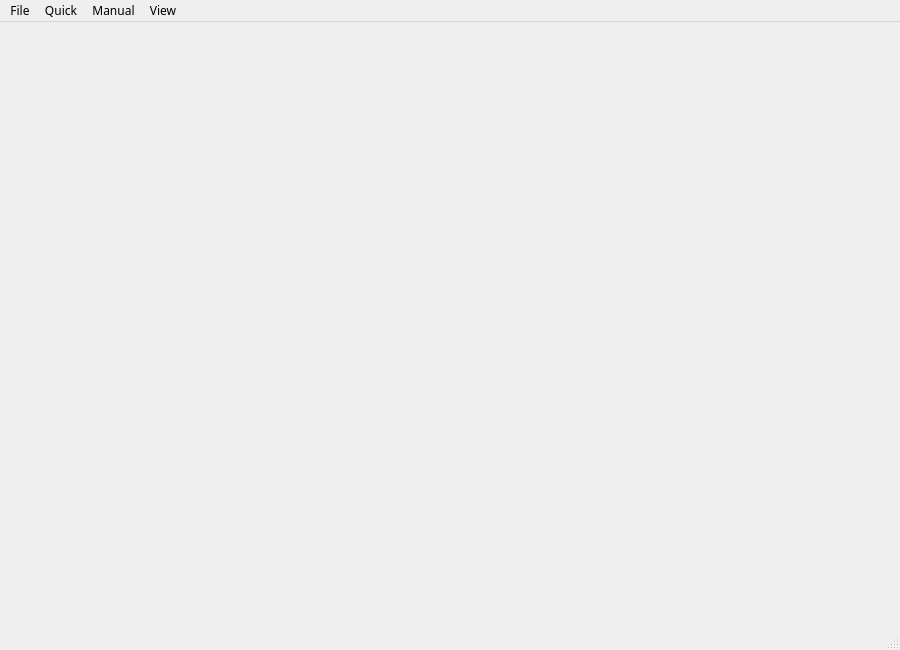
<?xml version="1.0" encoding="UTF-8"?>
<ui version="4.0">
 <class>CloudViewerClass</class>
 <widget class="QMainWindow" name="CloudViewerClass">
  <property name="geometry">
   <rect>
    <x>0</x>
    <y>0</y>
    <width>900</width>
    <height>650</height>
   </rect>
  </property>
  <property name="sizePolicy">
   <sizepolicy hsizetype="Expanding" vsizetype="Expanding">
    <horstretch>85</horstretch>
    <verstretch>0</verstretch>
   </sizepolicy>
  </property>
  <property name="minimumSize">
   <size>
    <width>900</width>
    <height>650</height>
   </size>
  </property>
  <property name="maximumSize">
   <size>
    <width>16777215</width>
    <height>16777215</height>
   </size>
  </property>
  <property name="windowTitle">
   <string>3DRP</string>
  </property>
  <property name="animated">
   <bool>true</bool>
  </property>
  <property name="tabShape">
   <enum>QTabWidget::Rounded</enum>
  </property>
  <property name="dockNestingEnabled">
   <bool>false</bool>
  </property>
  <widget class="QWidget" name="centralWidget">
   <property name="sizePolicy">
    <sizepolicy hsizetype="Preferred" vsizetype="Preferred">
     <horstretch>0</horstretch>
     <verstretch>0</verstretch>
    </sizepolicy>
   </property>
   <layout class="QHBoxLayout" name="horizontalLayout_5">
    <item>
     <widget class="QVTKWidget" name="screen">
      <property name="minimumSize">
       <size>
        <width>600</width>
        <height>400</height>
       </size>
      </property>
     </widget>
    </item>
   </layout>
  </widget>
  <widget class="QMenuBar" name="menuBar">
   <property name="geometry">
    <rect>
     <x>0</x>
     <y>0</y>
     <width>900</width>
     <height>23</height>
    </rect>
   </property>
   <property name="font">
    <font>
     <family>微软雅黑</family>
    </font>
   </property>
   <widget class="QMenu" name="menuView">
    <property name="title">
     <string>View</string>
    </property>
    <addaction name="actionVertex"/>
    <addaction name="actionEdge"/>
    <addaction name="actionFaces_2"/>
    <addaction name="separator"/>
    <addaction name="actionResetView"/>
   </widget>
   <widget class="QMenu" name="menuProcess">
    <property name="title">
     <string>Manual</string>
    </property>
    <widget class="QMenu" name="menuPreprocessing">
     <property name="title">
      <string>Preprocessing</string>
     </property>
     <addaction name="asdAction"/>
    </widget>
    <widget class="QMenu" name="menuReconstruction">
     <property name="title">
      <string>Reconstruction</string>
     </property>
     <addaction name="actionPoisson"/>
     <addaction name="actionScale_Space"/>
     <addaction name="actionAdv_Face_Front"/>
    </widget>
    <widget class="QMenu" name="menuPostprocessing">
     <property name="title">
      <string>Postprocessing</string>
     </property>
     <addaction name="actionBoolean_Union"/>
     <addaction name="actionHole_Filling"/>
    </widget>
    <addaction name="menuPreprocessing"/>
    <addaction name="menuReconstruction"/>
    <addaction name="menuPostprocessing"/>
   </widget>
   <widget class="QMenu" name="menuFile">
    <property name="title">
     <string>File</string>
    </property>
    <addaction name="openAction"/>
    <addaction name="clearAction"/>
    <addaction name="saveAction"/>
    <addaction name="exitAction"/>
   </widget>
   <widget class="QMenu" name="menuQuick">
    <property name="title">
     <string>Quick</string>
    </property>
    <addaction name="actionPoisson_Reconstruction"/>
    <addaction name="actionHybrid_Poisson_Reconstruction"/>
   </widget>
   <addaction name="menuFile"/>
   <addaction name="menuQuick"/>
   <addaction name="menuProcess"/>
   <addaction name="menuView"/>
  </widget>
  <widget class="QStatusBar" name="statusBar"/>
  <action name="openAction">
   <property name="text">
    <string>Open</string>
   </property>
   <property name="statusTip">
    <string>open a exsting file</string>
   </property>
   <property name="shortcut">
    <string>Ctrl+O</string>
   </property>
  </action>
  <action name="saveAction">
   <property name="text">
    <string>Save</string>
   </property>
   <property name="statusTip">
    <string>save the file</string>
   </property>
   <property name="shortcut">
    <string>Ctrl+S</string>
   </property>
  </action>
  <action name="saveasAction">
   <property name="text">
    <string>Save as...</string>
   </property>
  </action>
  <action name="cubeAction">
   <property name="icon">
    <iconset>
     <normaloff>:/Resources/images/cube.png</normaloff>:/Resources/images/cube.png</iconset>
   </property>
   <property name="text">
    <string>Generate cube</string>
   </property>
   <property name="statusTip">
    <string>generate a cube point cloud</string>
   </property>
  </action>
  <action name="helpAction">
   <property name="icon">
    <iconset>
     <normaloff>:/Resources/images/help.png</normaloff>:/Resources/images/help.png</iconset>
   </property>
   <property name="text">
    <string>Help</string>
   </property>
   <property name="statusTip">
    <string>show help information</string>
   </property>
  </action>
  <action name="aboutAction">
   <property name="icon">
    <iconset>
     <normaloff>:/Resources/images/about.png</normaloff>:/Resources/images/about.png</iconset>
   </property>
   <property name="text">
    <string>About</string>
   </property>
   <property name="statusTip">
    <string>show some information of the software</string>
   </property>
  </action>
  <action name="changeAction">
   <property name="icon">
    <iconset>
     <normaloff>:/Resources/images/change.png</normaloff>:/Resources/images/change.png</iconset>
   </property>
   <property name="text">
    <string>Change</string>
   </property>
   <property name="statusTip">
    <string>change the format of the file</string>
   </property>
  </action>
  <action name="exitAction">
   <property name="text">
    <string>Exit</string>
   </property>
   <property name="shortcut">
    <string>Ctrl+Q</string>
   </property>
  </action>
  <action name="pointcolorAction">
   <property name="icon">
    <iconset>
     <normaloff>:/Resources/images/pointcolor.png</normaloff>:/Resources/images/pointcolor.png</iconset>
   </property>
   <property name="text">
    <string>Point cloud color</string>
   </property>
  </action>
  <action name="bgcolorAction">
   <property name="icon">
    <iconset>
     <normaloff>:/Resources/images/bgcolor.png</normaloff>:/Resources/images/bgcolor.png</iconset>
   </property>
   <property name="text">
    <string>Background color</string>
   </property>
  </action>
  <action name="mainviewAction">
   <property name="text">
    <string>Main view</string>
   </property>
  </action>
  <action name="leftviewAction">
   <property name="text">
    <string>Left view</string>
   </property>
  </action>
  <action name="topviewAction">
   <property name="text">
    <string>Top view</string>
   </property>
  </action>
  <action name="dataAction">
   <property name="checkable">
    <bool>true</bool>
   </property>
   <property name="checked">
    <bool>true</bool>
   </property>
   <property name="text">
    <string>Data Manager</string>
   </property>
  </action>
  <action name="propertyAction">
   <property name="checkable">
    <bool>true</bool>
   </property>
   <property name="checked">
    <bool>true</bool>
   </property>
   <property name="text">
    <string>Property Manager</string>
   </property>
  </action>
  <action name="consoleAction">
   <property name="checkable">
    <bool>true</bool>
   </property>
   <property name="checked">
    <bool>true</bool>
   </property>
   <property name="text">
    <string>Console</string>
   </property>
  </action>
  <action name="RGBAction">
   <property name="checkable">
    <bool>true</bool>
   </property>
   <property name="checked">
    <bool>true</bool>
   </property>
   <property name="text">
    <string>RGB Manager</string>
   </property>
  </action>
  <action name="clearAction">
   <property name="text">
    <string>Clear</string>
   </property>
  </action>
  <action name="addAction">
   <property name="text">
    <string>Add</string>
   </property>
  </action>
  <action name="sphereAction">
   <property name="icon">
    <iconset>
     <normaloff>:/Resources/images/sphere.png</normaloff>:/Resources/images/sphere.png</iconset>
   </property>
   <property name="text">
    <string>Sphere</string>
   </property>
  </action>
  <action name="cylinderAction">
   <property name="icon">
    <iconset>
     <normaloff>:/Resources/images/cylinder.png</normaloff>:/Resources/images/cylinder.png</iconset>
   </property>
   <property name="text">
    <string>Cylinder</string>
   </property>
  </action>
  <action name="meshsurfaceAction">
   <property name="icon">
    <iconset>
     <normaloff>:/Resources/images/mesh.png</normaloff>:/Resources/images/mesh.png</iconset>
   </property>
   <property name="text">
    <string>Surface</string>
   </property>
  </action>
  <action name="wireframeAction">
   <property name="icon">
    <iconset>
     <normaloff>:/Resources/images/frame.png</normaloff>:/Resources/images/frame.png</iconset>
   </property>
   <property name="text">
    <string>Wireframe</string>
   </property>
  </action>
  <action name="windowsThemeAction">
   <property name="text">
    <string>Windows</string>
   </property>
  </action>
  <action name="darculaThemeAction">
   <property name="text">
    <string>Darcula</string>
   </property>
  </action>
  <action name="englishAction">
   <property name="text">
    <string>English</string>
   </property>
  </action>
  <action name="chineseAction">
   <property name="text">
    <string>Chinese</string>
   </property>
  </action>
  <action name="saveBinaryAction">
   <property name="text">
    <string>Save as binary</string>
   </property>
   <property name="statusTip">
    <string>Save point cloud as binary file</string>
   </property>
  </action>
  <action name="actionBilateralFilter">
   <property name="text">
    <string>BilateralFilter</string>
   </property>
  </action>
  <action name="actionRotate90">
   <property name="text">
    <string>Rotate90</string>
   </property>
  </action>
  <action name="asdAction">
   <property name="text">
    <string>asd</string>
   </property>
  </action>
  <action name="actionPoisson">
   <property name="text">
    <string>Poisson</string>
   </property>
  </action>
  <action name="actionPoint">
   <property name="checkable">
    <bool>true</bool>
   </property>
   <property name="text">
    <string>Point</string>
   </property>
  </action>
  <action name="actionMesh">
   <property name="checkable">
    <bool>true</bool>
   </property>
   <property name="enabled">
    <bool>true</bool>
   </property>
   <property name="text">
    <string>Wireframe</string>
   </property>
  </action>
  <action name="actionPoint_Polygon">
   <property name="checkable">
    <bool>true</bool>
   </property>
   <property name="text">
    <string>Point + Polygon</string>
   </property>
  </action>
  <action name="actionFaces">
   <property name="text">
    <string>Faces</string>
   </property>
  </action>
  <action name="actionVertex">
   <property name="checkable">
    <bool>true</bool>
   </property>
   <property name="checked">
    <bool>true</bool>
   </property>
   <property name="text">
    <string>Vertices</string>
   </property>
  </action>
  <action name="actionEdge">
   <property name="checkable">
    <bool>true</bool>
   </property>
   <property name="text">
    <string>Edges</string>
   </property>
  </action>
  <action name="actionFaces_2">
   <property name="checkable">
    <bool>true</bool>
   </property>
   <property name="checked">
    <bool>true</bool>
   </property>
   <property name="text">
    <string>Faces</string>
   </property>
  </action>
  <action name="actionResetView">
   <property name="text">
    <string>Reset </string>
   </property>
  </action>
  <action name="actionScale_Space">
   <property name="text">
    <string>Scale Space</string>
   </property>
  </action>
  <action name="actionAdv_Face_Front">
   <property name="text">
    <string>Adv. Face Front</string>
   </property>
  </action>
  <action name="actionBoolean_Union">
   <property name="text">
    <string>Boolean: Union</string>
   </property>
  </action>
  <action name="actionHole_Filling">
   <property name="text">
    <string>Hole Filling</string>
   </property>
  </action>
  <action name="actionPoisson_Reconstruction">
   <property name="text">
    <string>Poisson Reconstruction</string>
   </property>
  </action>
  <action name="actionHybrid_Poisson_Reconstruction">
   <property name="text">
    <string>Hybrid Poisson Reconstruction</string>
   </property>
  </action>
 </widget>
 <layoutdefault spacing="6" margin="11"/>
 <customwidgets>
  <customwidget>
   <class>QVTKWidget</class>
   <extends>QWidget</extends>
   <header>QVTKWidget.h</header>
  </customwidget>
 </customwidgets>
 <resources>
  <include location="cloudviewer.qrc"/>
 </resources>
 <connections/>
</ui>
